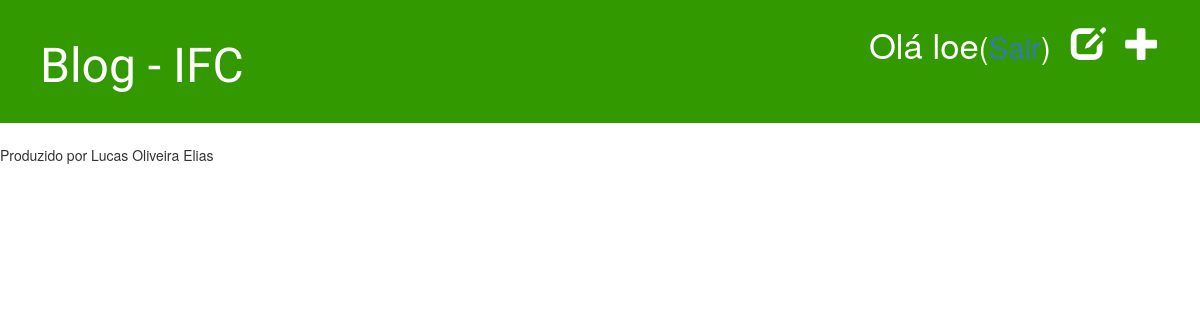
Before: /drafts/ (signed in) with the older database file.
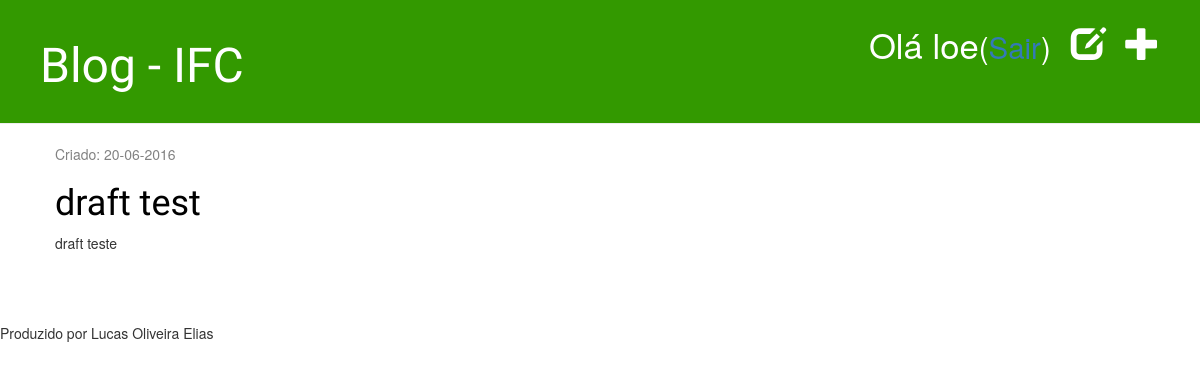
After: the same page with the newer database file.
### blog/models.py (models this page shows, shortened)
class Post(models.Model):
    autor = models.ForeignKey('auth.User')
    titulo = models.CharField(max_length=200)
    texto = models.TextField()
    data_criacao = models.DateTimeField(
        default=timezone.now)
    data_publicacao = models.DateTimeField(
        blank=True, null=True)

### blog/views.py (the view)
# urls.py: url(r'^drafts/$', views.post_draft_list, name='post_draft_list'),
@login_required
def post_draft_list(request):
    posts = Post.objects.filter(data_publicacao__isnull=True).order_by(
        'data_criacao')
    return render(request, 'blog/post_draft_list.html', {'posts': posts})

### blog/templates/blog/post_draft_list.html
{% extends 'blog/base.html' %}
{% block content %}
  {% for post in posts %}
    <div class="post">
      <p class="date">Criado: {{ post.data_criacao|date:'d-m-Y' }}</p>
      <h1><a href="{% url 'blog.views.post_detail' pk=post.pk %}">
        {{ post.titulo }}</a></h1>
      <p>{{ post.texto|truncatechars:200 }}</p>
    </div>
  {% endfor %}
{% endblock %}

### blog/templates/blog/base.html (shortened to what this page needs)
{% load staticfiles %}
<!DOCTYPE html SYSTEM "about:legacy-compat">
<html>
   <head>
      <link rel="stylesheet" href="//maxcdn.bootstrapcdn.com/bootstrap/3.2.0/css/bootstrap.min.css">
      <link rel="stylesheet" href="//maxcdn.bootstrapcdn.com/bootstrap/3.2.0/css/bootstrap-theme.min.css">
      <link rel="stylesheet" href="{% static 'css/blog.css' %}">
   </head>
   <body>
      <header class="page-header">
        {% if user.is_authenticated %}
          <a href="{% url 'post_new' %}" class="top-menu"><span class="glyphicon glyphicon-plus"></span></a>
          <a href="{% url 'post_draft_list' %}" class="top-menu"><span class="glyphicon glyphicon-edit"></span></a>
          <p class="top-menu">Olá {{ user.username }}<small>(<a href="{% url 'logout' %}">Sair</a>)</small></p>
        {% else %}
          <a href="{% url 'login' %}" class="top-menu"><span class="glyphicon glyphicon-lock"></span></a>
        {% endif %}
        <h1><a href="{% url 'blog.views.post_list' %}">Blog - IFC</a></h1>
      </header>
      <div class="content container">
          <div class="row">
              <div class="col-md-8">
                  {% block content %}
                  {% endblock %}
              </div>
          </div>
      </div>
      <footer>
        <p>
          Produzido por Lucas Oliveira Elias
        </p>
      </footer>
   </body>
</html>

Changed rows visible on the page:
added Post: data_criacao "20-06-2016", titulo "draft test", texto "draft teste"
